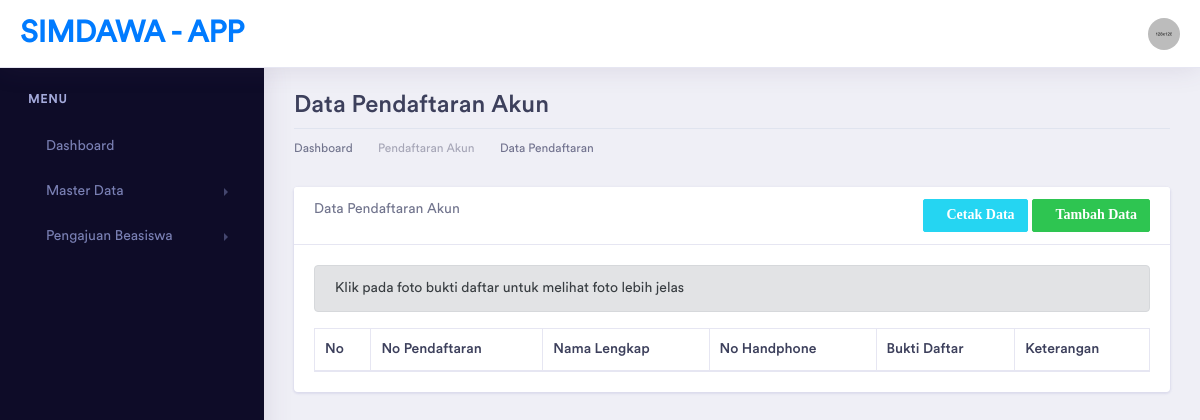
The app's page /index.php/pendaftaran, older data.
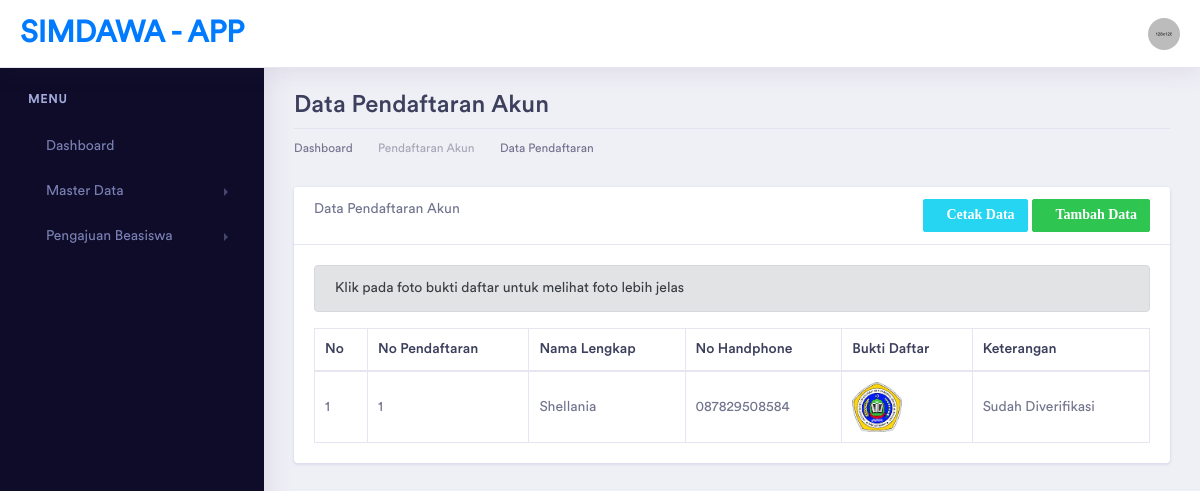
The same page, newer data.
### tables this page shows
CREATE TABLE `pendaftaran_pengguna` (
  `id` int(11) NOT NULL,
  `no_pendaftaran` varchar(20) DEFAULT NULL,
  `nama_lengkap` varchar(75) DEFAULT NULL,
  `no_handphone` varchar(15) DEFAULT NULL,
  `bukti_daftar` varchar(225) DEFAULT NULL,
  `prodi_id` int(11) DEFAULT NULL,
  `keterangan` enum('Sudah Diverifikasi','Belum Diverifikasi','Akun Dibatalkan') DEFAULT NULL
);

### application/controllers/Pendaftaran.php (called while the page is built, shortened)
<?php
class Pendaftaran extends CI_Controller
{
    public function __construct()
    {
        $this->load->model('PendaftaranModel');
    }
    public function index()
    {
        $data['title'] = "Data Beasiswa | SIMDAWA-APP";
        $data['pendaftaran'] = $this->PendaftaranModel->get_pendaftaran();
        $this->load->view('template/header', $data);
        $this->load->view('template/sidebar');
        $this->load->view('pendaftaran/pendaftaran_read', $data);
        $this->load->view('template/footer');
    }
}

### index.php (called while the page is built, shortened)
<?php
require_once BASEPATH.'core/CodeIgniter.php';

### application/models/PendaftaranModel.php (called while the page is built, shortened)
<?php
class PendaftaranModel extends CI_Model
{
    private $tabel = 'pendaftaran_pengguna';
    public function get_pendaftaran()
    {
        return $this->db->get($this->tabel)->result();
    }
}

### application/views/pendaftaran/pendaftaran_read.php (the view, shortened to what this page needs)
<div class="dashboard-wrapper">
    <div class="container-fluid dashboard-content">
        <div class="row">
            <div class="col-xl-12 col-lg-12 col-md-12 col-sm-12 col-12">
                <div class="page-header">
                    <h2 class="pageheader-title">Data Pendaftaran Akun </h2>
                    <div class="page-breadcrumb">
                        <nav aria-label="breadcrumb">
                            <ol class="breadcrumb">
                                <li class="breadcrumb-item"><a href="<?= base_url('home') ?>" class="breadcrumblink">
                                        Dashboard</a></li>
                                <li class="breadcrumb-item"><a href="<?= base_url('pendaftaran') ?>" class="breadcrumb-link">Pendaftaran Akun</a></li>
                                <li class="breadcrumb-item active" aria-current="page">Data Pendaftaran</li>
                            </ol>
                        </nav>
                    </div>
                </div>
            </div>
        </div>
        <div class="row">
            <div class="col-xl-12 col-lg-12 col-md-12 col-sm-12 col-12">
                <div class="card">
                    <div class="card-header">
                        Data Pendaftaran Akun
                        <a href="<?= base_url('pendaftaran/daftar') ?>" class="btn btn-sm btn-success float-right"><i class="fas fa-plus">Tambah Data</i></a>
                        <a href="<?= base_url('pendaftaran/cetak') ?>" class="btn btn-sm btn-info mr-1 float-right"><i class="fas fa-print">Cetak Data</i></a>
                    </div>
                    <div class="card-body">
                        <div class="alert alert-secondary">
                            <div>Klik pada foto bukti daftar untuk melihat foto lebih jelas</div>
                        </div>
                        <table class="table table-bordered" id="mytabel">
                            <thead>
                                <tr>
                                    <th>No</th>
                                    <th>No Pendaftaran</th>
                                    <th>Nama Lengkap</th>
                                    <th>No Handphone</th>
                                    <th>Bukti Daftar</th>
                                    <th>Keterangan</th>
                                </tr>
                            </thead>
                            <tbody>
                                <?php $no = 1;
                                foreach ($pendaftaran as $a) {
                                    $lokasi = base_url('upload/bukti_daftar/' . $a->bukti_daftar);
                                ?>
                                    <tr>
                                        <td><?= $no++ ?></td>
                                        <td><?= $a->no_pendaftaran ?></td>
                                        <td><?= $a->nama_lengkap ?></td>
                                        <td><?= $a->no_handphone ?></td>
                                        <td><a href="<?= $lokasi ?>" target="_blank">
                                                <img src="<?= $lokasi ?>" width='50px' height='50px'></a></td>
                                    <?php
                                    if ($a->keterangan == 'Belum Diverifikasi') :
                                        echo "<td>
<a href=" . base_url('pendaftaran/verifikasi/acc/' . $a->id) . "
class='btn btn-info btn-sm'><i class='fa fa-check'></i> Konfirmasi</a>
<a href=" . base_url('pendaftaran/verifikasi/batal/' . $a->id) . "
class='btn btn-danger btn-sm' onclick='return confirm(\"Ingin batalkan akun ini?\")'><i class='fa fa-ban'></i>
Batalkan</a>
</td>";
                                    else :
                                        echo "<td>" . $a->keterangan . "</td>";
                                    endif;
                                    echo "</tr>";
                                }
                                    ?>
                            </tbody>
                        </table>
                    </div>
                </div>
            </div>
        </div>
    </div>
</div>

Row changes from the older to the newer data that the page shows:
added pendaftaran_pengguna: no_pendaftaran "1", nama_lengkap "Shellania", no_handphone "087829508584", bukti_daftar (picture), keterangan "Sudah Diverifikasi"
